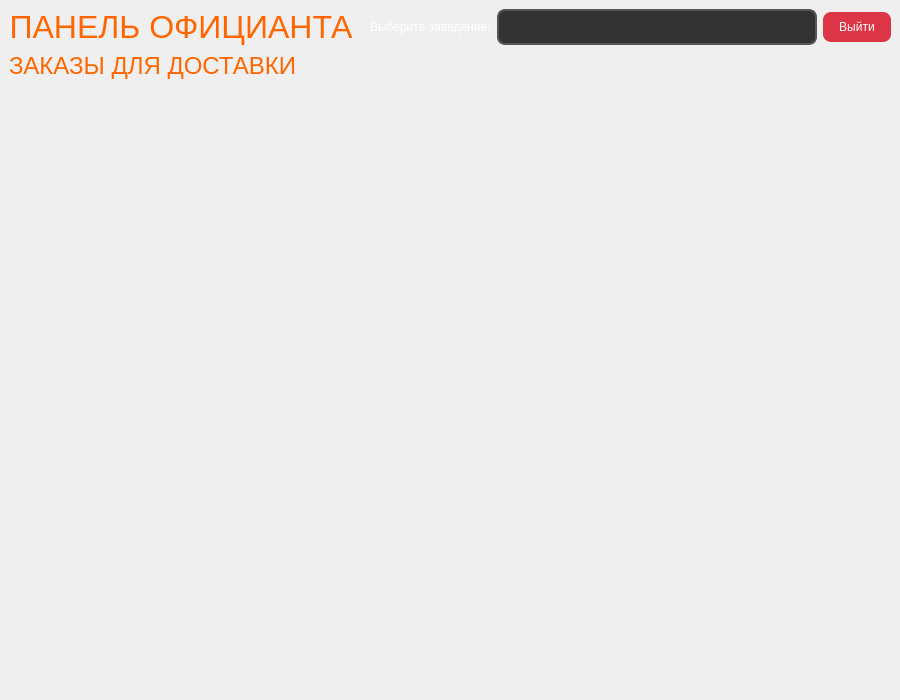
<?xml version="1.0" encoding="UTF-8"?>
<ui version="4.0">
 <class>WaiterWindow</class>
 <widget class="QMainWindow" name="WaiterWindow">
  <property name="geometry">
   <rect>
    <x>0</x>
    <y>0</y>
    <width>900</width>
    <height>700</height>
   </rect>
  </property>
  <property name="windowTitle">
   <string>Панель официанта</string>
  </property>
  <property name="styleSheet">
   <string notr="true">QMainWindow {
    background: qlineargradient(x1:0, y1:0, x2:1, y2:1,
    stop:0 #1a1a1a, stop:1 #2d2d2d);
    color: white;
}</string>
  </property>
  <widget class="QWidget" name="centralwidget">
   <layout class="QVBoxLayout" name="verticalLayout">
    <item>
     <layout class="QHBoxLayout" name="header_layout">
      <item>
       <widget class="QLabel" name="title_label">
        <property name="text">
         <string>&lt;html&gt;&lt;head/&gt;&lt;body&gt;&lt;p align=&quot;center&quot;&gt;&lt;span style=&quot; font-size:24pt; color:#ff6600;&quot;&gt;ПАНЕЛЬ ОФИЦИАНТА&lt;/span&gt;&lt;/p&gt;&lt;/body&gt;&lt;/html&gt;</string>
        </property>
       </widget>
      </item>
      <item>
       <spacer name="horizontalSpacer">
        <property name="orientation">
         <enum>Qt::Horizontal</enum>
        </property>
        <property name="sizeHint" stdset="0">
         <size>
          <width>40</width>
          <height>20</height>
         </size>
        </property>
       </spacer>
      </item>
      <item>
       <widget class="QLabel" name="restaurant_label">
        <property name="text">
         <string>&lt;html&gt;&lt;head/&gt;&lt;body&gt;&lt;p&gt;&lt;span style=&quot; color:#ffffff;&quot;&gt;Выберите заведение:&lt;/span&gt;&lt;/p&gt;&lt;/body&gt;&lt;/html&gt;</string>
        </property>
       </widget>
      </item>
      <item>
       <widget class="QComboBox" name="restaurant_combo">
        <property name="styleSheet">
         <string notr="true">QComboBox {
    background: #333;
    border: 2px solid #555;
    border-radius: 8px;
    padding: 8px;
    color: white;
    min-width: 300px;
}
QComboBox::drop-down {
    border: none;
}
QComboBox QAbstractItemView {
    background: #333;
    border: 2px solid #555;
    color: white;
    selection-background-color: #ff6600;
}</string>
        </property>
       </widget>
      </item>
      <item>
       <widget class="QPushButton" name="logout_btn">
        <property name="text">
         <string>Выйти</string>
        </property>
        <property name="styleSheet">
         <string notr="true">QPushButton {
    background: #dc3545;
    color: white;
    border: none;
    border-radius: 8px;
    padding: 8px 16px;
    font-size: 12px;
}
QPushButton:hover {
    background: #c82333;
}</string>
        </property>
       </widget>
      </item>
     </layout>
    </item>
    <item>
     <widget class="QLabel" name="orders_title">
      <property name="text">
       <string>&lt;html&gt;&lt;head/&gt;&lt;body&gt;&lt;p&gt;&lt;span style=&quot; font-size:18pt; color:#ff6600;&quot;&gt;ЗАКАЗЫ ДЛЯ ДОСТАВКИ&lt;/span&gt;&lt;/p&gt;&lt;/body&gt;&lt;/html&gt;</string>
      </property>
     </widget>
    </item>
    <item>
     <widget class="QScrollArea" name="orders_scroll_area">
      <property name="widgetResizable">
       <bool>true</bool>
      </property>
      <property name="styleSheet">
       <string notr="true">QScrollArea {
    border: none;
    background: transparent;
}
QScrollArea QWidget {
    background: transparent;
}</string>
      </property>
      <widget class="QWidget" name="orders_scroll_widget">
       <layout class="QVBoxLayout" name="orders_layout">
        <!-- Чек-виджеты заказов будут добавляться здесь динамически -->
       </layout>
      </widget>
     </widget>
    </item>
   </layout>
  </widget>
 </widget>
 <resources/>
 <connections/>
</ui>
